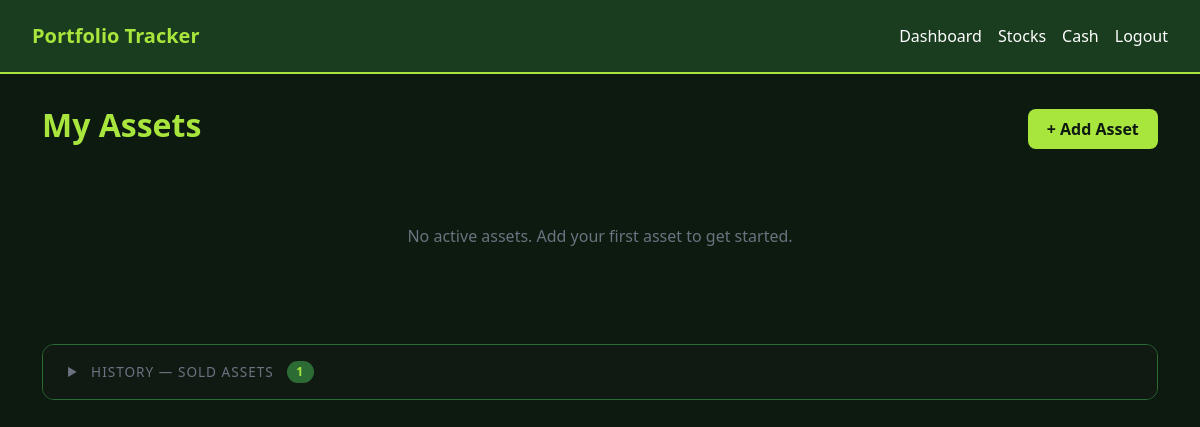
/portfolio/assets/ (signed in), run on an earlier commit of the app's database.
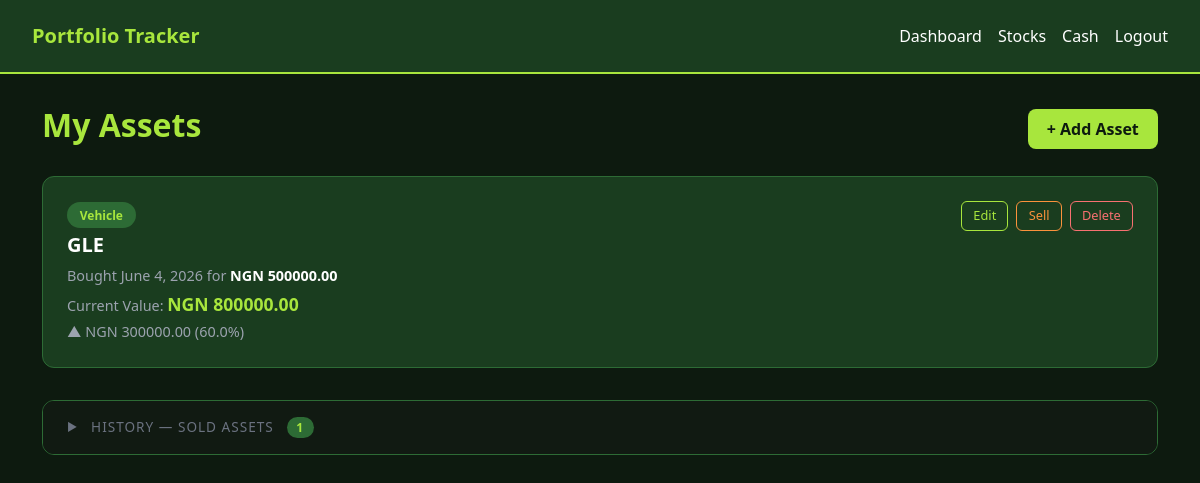
And on a later commit of the database.
### portfolio/models.py (models this page shows, shortened)
class Asset(models.Model):
    ASSET_TYPES = [
        ('real_estate', 'Real Estate'),
        ('vehicle', 'Vehicle'),
        ('land', 'Land'),
        ('other', 'Other'),
    ]
    CURRENCY_CHOICES = [
        ('USD', 'US Dollar'),
        ('NGN', 'Nigerian Naira'),
        ('EUR', 'Euro'),
        ('GBP', 'British Pound'),
    ]
    STATUS_CHOICES = [
        ('active', 'Active'),
        ('sold', 'Sold'),
    ]
    user = models.ForeignKey(User, on_delete=models.CASCADE)
    name = models.CharField(max_length=200)
    asset_type = models.CharField(max_length=50, choices=ASSET_TYPES)
    purchase_value = models.DecimalField(max_digits=15, decimal_places=2)
    current_value = models.DecimalField(max_digits=15, decimal_places=2)
    currency = models.CharField(max_length=3, choices=CURRENCY_CHOICES, default='NGN')
    purchase_date = models.DateField()
    notes = models.TextField(blank=True, null=True)
    status = models.CharField(max_length=10, choices=STATUS_CHOICES, default='active')
    sale_price = models.DecimalField(max_digits=15, decimal_places=2, null=True, blank=True)
    sale_date = models.DateField(null=True, blank=True)
    created_at = models.DateTimeField(auto_now_add=True)
    def appreciation(self):
        return self.current_value - self.purchase_value
    def appreciation_percent(self):
        if self.purchase_value > 0:
            return ((self.current_value - self.purchase_value) / self.purchase_value) * 100
        return 0
    def profit_loss(self):
        if self.sale_price:
            return self.sale_price - self.purchase_value
        return None

### portfolio/views.py (the view)
# urls.py: path('assets/', views.asset_list, name='asset_list'),
@login_required
def asset_list(request):
    active_assets = Asset.objects.filter(user=request.user, status='active')
    sold_assets = Asset.objects.filter(user=request.user, status='sold')
    return render(request, 'portfolio/asset_list.html', {
        'assets': active_assets,
        'sold_assets': sold_assets
    })

### templates/portfolio/asset_list.html (shortened to what this page needs)
<!DOCTYPE html>
<html lang="en">
<head>
    <link href="https://cdn.jsdelivr.net/npm/bootstrap@5.3.0/dist/css/bootstrap.min.css" rel="stylesheet">
</head>
<body>
    <nav class="navbar">
        <span class="navbar-brand">Portfolio Tracker</span>
        <div class="ms-auto d-flex gap-3">
            <a href="/dashboard/" class="nav-link">Dashboard</a>
            <a href="/portfolio/stocks/" class="nav-link">Stocks</a>
            <a href="/portfolio/cash/" class="nav-link">Cash</a>
            <a href="/users/logout/" class="nav-link">Logout</a>
        </div>
    </nav>
    <div class="container">
        <div class="page-header d-flex justify-content-between align-items-center">
            <h2>My Assets</h2>
            <a href="/portfolio/assets/add/" class="btn-add">+ Add Asset</a>
        </div>
        {% if assets %}
            {% for asset in assets %}
            <div class="card">
                <div class="d-flex justify-content-between align-items-start">
                    <div>
                        <span class="badge-type">{{ asset.get_asset_type_display }}</span>
                        <h5 class="mt-2">{{ asset.name }}</h5>
                        <p>Bought {{ asset.purchase_date }} for <strong style="color:#fff">{{ asset.currency }} {{ asset.purchase_value }}</strong></p>
                        <p class="mt-1">Current Value: <span class="value">{{ asset.currency }} {{ asset.current_value }}</span></p>
                        {% if asset.appreciation >= 0 %}
                            <p class="gain mt-1">▲ {{ asset.currency }} {{ asset.appreciation|floatformat:2 }} ({{ asset.appreciation_percent|floatformat:1 }}%)</p>
                        {% else %}
                            <p class="loss mt-1">▼ {{ asset.currency }} {{ asset.appreciation|floatformat:2 }} ({{ asset.appreciation_percent|floatformat:1 }}%)</p>
                        {% endif %}
                    </div>
                    <div class="d-flex gap-2 flex-wrap justify-content-end">
                        <a href="/portfolio/assets/edit/{{ asset.pk }}/" class="btn-edit">Edit</a>
                        <a href="/portfolio/assets/sell/{{ asset.pk }}/" class="btn-sell">Sell</a>
                        <form method="POST" action="/portfolio/assets/delete/{{ asset.pk }}/" style="margin:0">
                            <button type="submit" class="btn-delete" onclick="return confirm('Are you sure you want to delete {{ asset.name }}? This cannot be undone.')">Delete</button>
                        </form>
                    </div>
                </div>
            </div>
            {% endfor %}
        {% else %}
            <div class="empty">
                <p>No active assets. Add your first asset to get started.</p>
            </div>
        {% endif %}
        {% if sold_assets %}
        <details class="history-dropdown">
            <summary>
                History — Sold Assets
                <span class="history-count">{{ sold_assets|length }}</span>
            </summary>
        </details>
        {% endif %}
    </div>
</body>
</html>

### templates/portfolio/asset_list.html (style rules this page uses)
body { background-color: #0d1a0f; color: #ffffff; }
.navbar { background-color: #1a3d1f; border-bottom: 2px solid #a8e63d; padding: 1rem 2rem; }
.navbar-brand { color: #a8e63d; font-weight: 700; }
.nav-link { color: #ffffff !important; }
.page-header { margin: 2rem 0 1.5rem; }
.page-header h2 { color: #a8e63d; font-weight: 700; }
.card { background-color: #1a3d1f; border: 1px solid #2d6b35; border-radius: 12px; padding: 1.5rem; margin-bottom: 1rem; }
.card h5 { color: #ffffff; font-weight: 600; }
.card p { color: #9ca3af; margin: 0; font-size: 0.9rem; }
.badge-type { background-color: #2d6b35; color: #a8e63d; padding: 0.3rem 0.8rem; border-radius: 20px; font-size: 0.75rem; font-weight: 600; }
.value { color: #a8e63d; font-weight: 700; font-size: 1.1rem; }
.gain { color: #4ade80; font-size: 0.85rem; }
.btn-add { background-color: #a8e63d; color: #0d1a0f; border: none; border-radius: 8px; padding: 0.5rem 1.2rem; font-weight: 700; text-decoration: none; }
.btn-edit { background-color: transparent; border: 1px solid #a8e63d; color: #a8e63d; border-radius: 6px; padding: 0.25rem 0.7rem; font-size: 0.8rem; text-decoration: none; }
.btn-sell { background-color: transparent; border: 1px solid #fb923c; color: #fb923c; border-radius: 6px; padding: 0.25rem 0.7rem; font-size: 0.8rem; text-decoration: none; }
.btn-delete { background-color: transparent; border: 1px solid #f87171; color: #f87171; border-radius: 6px; padding: 0.25rem 0.7rem; font-size: 0.8rem; }
.history-dropdown { margin-top: 2rem; border: 1px solid #2d6b35; border-radius: 12px; overflow: hidden; }
.history-dropdown summary { background-color: #111a12; color: #6b7280; font-size: 0.85rem; text-transform: uppercase; letter-spacing: 1px; padding: 1rem 1.5rem; cursor: pointer; list-style: none; display: flex; align-items: center; gap: 0.8rem; user-select: none; }
.history-dropdown summary::before { content: '▶'; font-size: 0.7rem; transition: transform 0.2s; }
.history-count { background-color: #2d6b35; color: #a8e63d; border-radius: 20px; padding: 0.1rem 0.6rem; font-size: 0.75rem; font-weight: 700; }

What changed in the data, as far as the page shows it:
added Asset: asset_type "Vehicle", name "GLE", purchase_date "June 4, 2026", currency "NGN", purchase_value "500000.00", current_value "800000.00", appreciation "300000.00", appreciation_percent "60.0"
Also different on the page:
text no longer shown: "No active assets. Add your first asset to get started."
